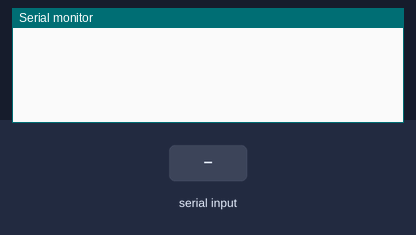
A sketch run on a simulated Arduino Uno, built with avr-gcc and run on an emulated ATmega328P. Parts: the last lines printed to the serial monitor. The test bench sets the inputs (shaded band).

Above: at 1.2 s.
1.3 s: "90,45\n" received over Serial
At 2.5 s:
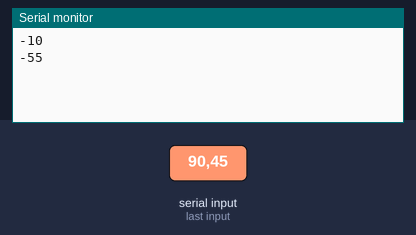
2.8 s: "30,150\n" received over Serial
At 3.7 s:
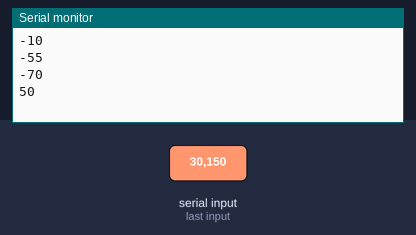
Timing chart, 0 to 5.8 s (numbered marks = the images above; inputs shaded):
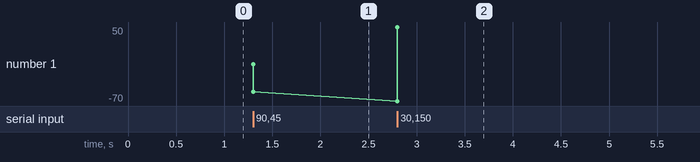

Measured:
- after the input at 1.3 s, the serial monitor: prints a new line at once (image 1)
- after the input at 2.8 s, the serial monitor: prints a new line at once (image 2)
- plotted number 1: -55 → 50 after the input at 2.8 s

The sketch:

Arduino.ino
```cpp
#include <stdio.h>      /* printf, fgets */
#include <stdlib.h>     /* atoi */

void setup() {
  Serial.begin(115200);
}

char buffer[3];
String Data="";
void loop() {
   if (Serial.available() >= 3) {
    for(int i=0; i<3;i++)
    {
     buffer[i]=Serial.read();
     Data+=buffer[i];
    }
    int height = Data.toInt()-100;
    Serial.println(height);
    Data="";
  }
}
```
